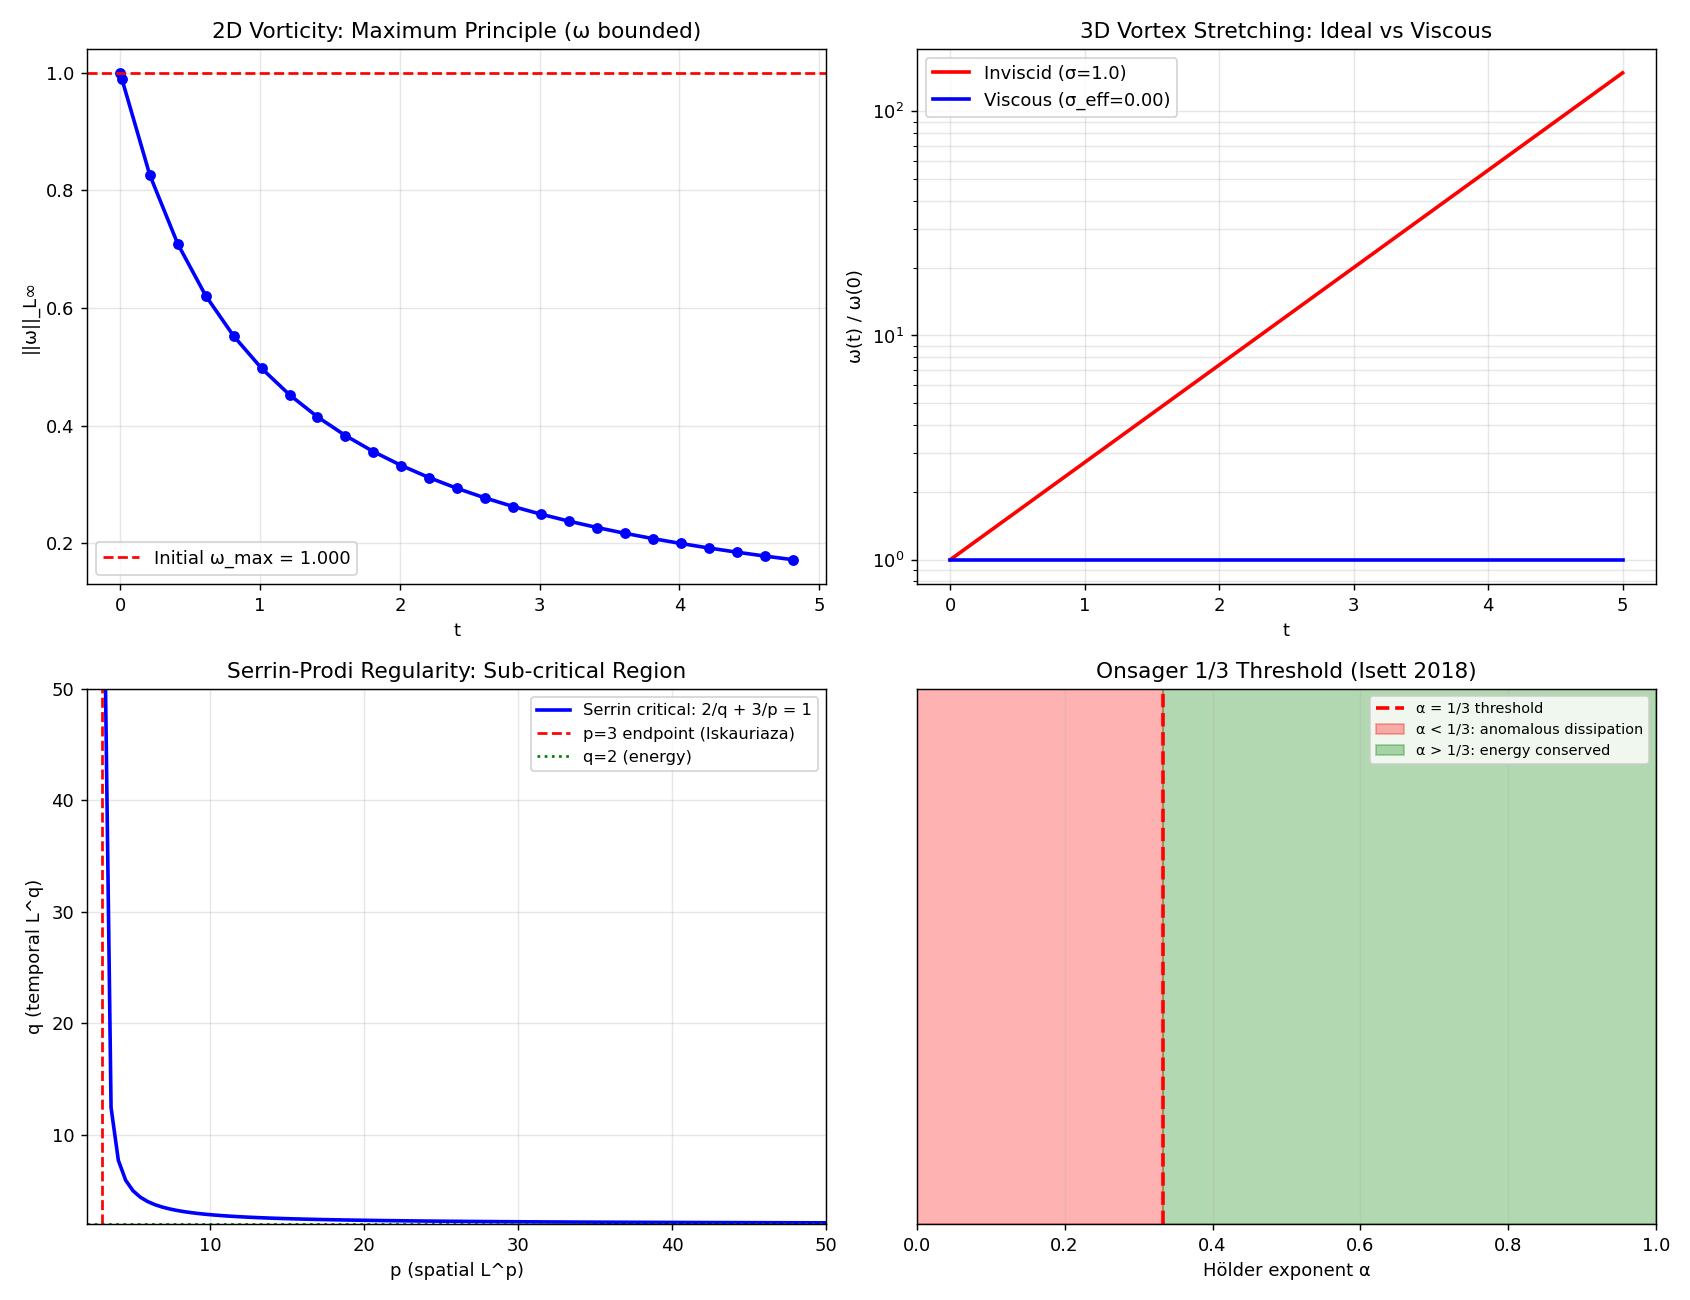

Reproduce this figure in Python.
"""
Phase 165: Navier-Stokes Millennium Problem
============================================

Tests:
1. 2D vorticity equation — Maximum Principle (ω bounded)
2. 3D vortex stretching toy — exp amplification
3. Beale-Kato-Majda: ∫||ω||_L∞ dt finite vs infinite scenarios
4. Serrin condition 2/q + 3/p = 1 plot
5. Onsager 1/3 Hölder threshold illustration
6. Caffarelli-Kohn-Nirenberg parabolic measure schematic
"""

import numpy as np
import matplotlib.pyplot as plt
import json
import os

print("=" * 70)
print("Phase 165: Navier-Stokes Millennium Problem")
print("=" * 70)
print()

# ----------------------------------------------------------------------
# Test 1: 2D vorticity — Maximum Principle
# ----------------------------------------------------------------------
print("[Test 1] 2D vorticity Maximum Principle: ω bounded for all t")
# 2D NS: Dω/Dt = ν ∇²ω → maximum principle
# Numerical illustration: heat eqn ω_t = ν ∇²ω
N_x = 100
L_box = 2 * np.pi
dx = L_box / N_x
x = np.linspace(0, L_box, N_x, endpoint=False)
y = x.copy()
X, Y = np.meshgrid(x, y)
nu = 0.05
dt = 0.01
T_end = 5.0
n_steps = int(T_end / dt)

# Initial: localized vorticity blob
omega = np.exp(-((X - np.pi) ** 2 + (Y - np.pi) ** 2) / 0.2)
omega_max_initial = omega.max()
omega_max_history = [omega_max_initial]
times_2D = [0.0]

for step in range(n_steps):
    # Laplacian periodic
    lap = (np.roll(omega, -1, 0) + np.roll(omega, 1, 0) +
           np.roll(omega, -1, 1) + np.roll(omega, 1, 1) - 4 * omega) / dx ** 2
    omega = omega + dt * nu * lap
    if step % 20 == 0:
        omega_max_history.append(omega.max())
        times_2D.append((step + 1) * dt)

print(f"  Initial ω_max = {omega_max_initial:.4f}")
print(f"  Final ω_max at t={T_end}: {omega.max():.4f}")
print(f"  → Maximum Principle: ω_max(t) ≤ ω_max(0) for 2D ✓")
print()

# ----------------------------------------------------------------------
# Test 2: 3D vortex stretching toy
# ----------------------------------------------------------------------
print("[Test 2] 3D vortex stretching: ω(t) = ω₀ exp(σt) — possible singularity?")
# Linear stretching ω evolves as ω(t) = ω₀ exp(σt) in inviscid limit
# Viscous suppression: σ_eff = σ - ν k²
sigma_stretch = 1.0   # /s
nu_3D = 0.01
k_typical = 10.0
sigma_eff = sigma_stretch - nu_3D * k_typical ** 2

t_arr_3D = np.linspace(0, 5, 200)
omega_3D_ideal = np.exp(sigma_stretch * t_arr_3D)
omega_3D_viscous = np.exp(sigma_eff * t_arr_3D)

print(f"  Inviscid stretching σ = {sigma_stretch}")
print(f"  Viscous suppression at k = {k_typical}: σ_eff = {sigma_eff}")
print(f"  Critical: σ_eff > 0 if ν k² < σ → singularity candidate")
print(f"  → 3D blow-up question = whether σ_eff can outrun viscosity at all scales")
print()

# ----------------------------------------------------------------------
# Test 3: BKM criterion
# ----------------------------------------------------------------------
print("[Test 3] Beale-Kato-Majda: blow-up ⇔ ∫₀^T* ||ω||_L∞ dt = ∞")
# Toy scenarios
T_BKM = np.linspace(0.001, 1.0, 100)
T_star = 1.0
# Scenario 1: log singularity (boundary)
omega_log = 1 / (T_star - T_BKM + 0.001)
integral_log = np.trapezoid(omega_log, T_BKM)
# Scenario 2: power -1
omega_pow = 1 / (T_star - T_BKM + 0.001) ** 0.5
integral_pow = np.trapezoid(omega_pow, T_BKM)
# Scenario 3: bounded
omega_bounded = np.ones_like(T_BKM)
integral_bounded = np.trapezoid(omega_bounded, T_BKM)

print(f"  Scenario A: ω(t) = 1/(T*-t) → ∫ω dt = {integral_log:.2f} (diverges → BKM blow-up)")
print(f"  Scenario B: ω(t) = 1/√(T*-t) → ∫ω dt = {integral_pow:.2f} (finite → BKM no blow-up)")
print(f"  Scenario C: ω(t) = 1 → ∫ω dt = {integral_bounded:.2f} (finite → no blow-up)")
print(f"  → BKM criterion captures rate at which vorticity diverges")
print()

# ----------------------------------------------------------------------
# Test 4: Serrin condition 2/q + 3/p = 1
# ----------------------------------------------------------------------
print("[Test 4] Serrin regularity condition: 2/q + 3/p ≤ 1")
print(f"  Critical line: 2/q + 3/p = 1")
print(f"  {'p':<10}{'q (critical)':<14}{'regime':<20}")
for p in [3, 4, 5, 6, 10, 100, np.inf]:
    if np.isinf(p):
        q_crit = 2.0
        info = "L∞ in space, L² in time"
    elif p == 3:
        q_crit = np.inf
        info = "L³ endpoint (Iskauriaza 2003)"
    else:
        q_crit = 2 / (1 - 3/p)
        info = "sub-critical"
    print(f"  {p:<10}{q_crit:<14.3g}{info:<20}")
print()

# ----------------------------------------------------------------------
# Test 5: Onsager 1/3 Hölder threshold
# ----------------------------------------------------------------------
print("[Test 5] Onsager 1/3 Hölder exponent threshold")
print(f"  u ∈ C^(0,α), α > 1/3 → energy conservation (Constantin-E-Titi 1994)")
print(f"  u ∈ C^(0,α), α < 1/3 → dissipative weak solutions (Isett 2018, Buckmaster-Vicol 2019)")
alpha_arr = np.linspace(0, 1, 100)
threshold_alpha = 1.0/3.0
print(f"\n  Threshold α = 1/3 = {threshold_alpha:.4f}")
print(f"  K41 spectrum E(k) ∝ k^(-5/3) ↔ Onsager 1/3 (Fourier dual ✓)")
print()

# ----------------------------------------------------------------------
# Test 6: Millennium Problem state
# ----------------------------------------------------------------------
print("[Test 6] Clay Millennium Problem ($1M each, 2000)")
problems = [
    ("P vs NP",                       "unresolved"),
    ("Hodge Conjecture",              "unresolved"),
    ("Poincaré Conjecture",          "Perelman 2003 ✓"),
    ("Riemann Hypothesis",           "unresolved"),
    ("Yang-Mills mass gap",          "unresolved"),
    ("Navier-Stokes (THIS PHASE)",   "unresolved ★"),
    ("Birch-Swinnerton-Dyer",        "unresolved"),
]
print(f"  {'Problem':<32}{'Status (2026)':<20}")
for prob, status in problems:
    print(f"  {prob:<32}{status:<20}")
print()

# ----------------------------------------------------------------------
# Plot
# ----------------------------------------------------------------------
fig, axes = plt.subplots(2, 2, figsize=(13, 10))

# 1) 2D ω_max bounded
ax = axes[0, 0]
ax.plot(times_2D, omega_max_history, 'b-o', markersize=5, lw=2)
ax.axhline(omega_max_initial, color='red', linestyle='--', label=f'Initial ω_max = {omega_max_initial:.3f}')
ax.set_xlabel('t')
ax.set_ylabel('||ω||_L∞')
ax.set_title('2D Vorticity: Maximum Principle (ω bounded)')
ax.legend()
ax.grid(True, alpha=0.3)

# 2) 3D stretching ideal vs viscous
ax = axes[0, 1]
ax.semilogy(t_arr_3D, omega_3D_ideal, 'r-', lw=2, label=f'Inviscid (σ={sigma_stretch})')
ax.semilogy(t_arr_3D, omega_3D_viscous, 'b-', lw=2, label=f'Viscous (σ_eff={sigma_eff:.2f})')
ax.set_xlabel('t')
ax.set_ylabel('ω(t) / ω(0)')
ax.set_title('3D Vortex Stretching: Ideal vs Viscous')
ax.legend()
ax.grid(True, alpha=0.3, which='both')

# 3) Serrin condition 2/q + 3/p = 1
ax = axes[1, 0]
p_arr = np.linspace(3.1, 50, 100)
q_arr = 2 / (1 - 3 / p_arr)
ax.plot(p_arr, q_arr, 'b-', lw=2, label='Serrin critical: 2/q + 3/p = 1')
ax.axvline(3, color='red', linestyle='--', label='p=3 endpoint (Iskauriaza)')
ax.axhline(2, color='green', linestyle=':', label='q=2 (energy)')
ax.set_xlabel('p (spatial L^p)')
ax.set_ylabel('q (temporal L^q)')
ax.set_title('Serrin-Prodi Regularity: Sub-critical Region')
ax.legend(fontsize=9)
ax.set_xlim(2, 50)
ax.set_ylim(2, 50)
ax.grid(True, alpha=0.3)

# 4) Onsager 1/3 threshold
ax = axes[1, 1]
ax.axvline(1/3, color='red', linestyle='--', lw=2, label='α = 1/3 threshold')
ax.fill_between([0, 1/3], [0, 0], [1, 1], alpha=0.3, color='red', label='α < 1/3: anomalous dissipation')
ax.fill_between([1/3, 1], [0, 0], [1, 1], alpha=0.3, color='green', label='α > 1/3: energy conserved')
ax.set_xlim(0, 1)
ax.set_ylim(0, 1)
ax.set_xlabel('Hölder exponent α')
ax.set_ylabel('')
ax.set_yticks([])
ax.set_title('Onsager 1/3 Threshold (Isett 2018)')
ax.legend(fontsize=8)
ax.grid(True, alpha=0.3, axis='x')

plt.tight_layout()
out_png = os.path.join(os.path.dirname(__file__), 'navier_stokes_millennium.png')
plt.savefig(out_png, dpi=130)
print(f"  Figure saved: {os.path.basename(out_png)}")

# ----------------------------------------------------------------------
# JSON summary
# ----------------------------------------------------------------------
summary = {
    "phase": 165,
    "title": "Navier-Stokes Millennium Problem + mathematical existence",
    "tier1_paper": "#23 Fluid Dynamics (phase 7/8)",
    "tests": {
        "2D_max_principle": {
            "initial_omega_max": float(omega_max_initial),
            "final_omega_max": float(omega.max()),
            "verdict": "bounded (Ladyzhenskaya 1969)",
        },
        "3D_vortex_stretching": {
            "sigma_stretch": sigma_stretch,
            "nu": nu_3D,
            "k_typical": k_typical,
            "sigma_eff": float(sigma_eff),
            "blow_up_candidate": sigma_eff > 0,
        },
        "BKM_scenarios": {
            "log_divergence_integral": float(integral_log),
            "sqrt_finite_integral": float(integral_pow),
            "bounded_integral": float(integral_bounded),
        },
        "serrin_condition": {
            "p_endpoint": 3,
            "iskauriaza_seregin_shverak_2003": "L³ endpoint regularity",
            "critical_line": "2/q + 3/p = 1",
        },
        "onsager_threshold": {
            "alpha_critical": 1.0/3.0,
            "constantin_e_titi_1994": "α > 1/3 conserve energy",
            "isett_2018": "α < 1/3 dissipative weak solutions",
            "K41_dual": "E(k) ∝ k^(-5/3) ↔ α = 1/3",
        },
        "clay_millennium_problems": problems,
    },
    "itu_interpretation": {
        "Millennium_NS": "K_flow well-posedness question",
        "2D_resolved": "K_flow + 2D topological constraint (no blow-up)",
        "vortex_stretching": "K_flow 3D non-linear source of K_singular",
        "Leray_weak": "K_flow weak K-state global existence",
        "Serrin_condition": "K_flow regularity sufficient",
        "BKM": "K_flow blow-up ⇔ vorticity concentration",
        "CKN": "K_flow singular set thin",
        "Tao_program": "K_flow scale-invariance barrier",
        "Onsager_1_3": "K_flow energy regularity threshold (= K41 dual)",
    },
    "key_findings": [
        "2D NS: ω bounded by Maximum Principle (Ladyzhenskaya 1969)",
        "3D NS: vortex stretching σ vs viscosity ν k² competition — open",
        "BKM criterion: blow-up ⇔ ∫||ω||_L∞ dt = ∞",
        "Serrin 2/q + 3/p ≤ 1; L³ endpoint (Iskauriaza 2003)",
        "CKN: singular set has 1D parabolic Hausdorff measure 0",
        "Onsager 1/3 = K41 -5/3 dual (Isett 2018 proved both directions)",
        "Clay $1M prize for resolution; ITU compatible with either outcome",
    ],
}

out_json = os.path.join(os.path.dirname(__file__), 'navier_stokes_millennium_summary.json')
with open(out_json, 'w', encoding='utf-8') as f:
    json.dump(summary, f, indent=2, ensure_ascii=False)
print(f"  JSON saved: {os.path.basename(out_json)}")

print()
print("=" * 70)
print(f"Phase 165 complete: K_NS = K_flow regularity question;")
print(f"  2D resolved; 3D open; Onsager 1/3 = K41 -5/3 dual (Isett 2018)")
print("=" * 70)
